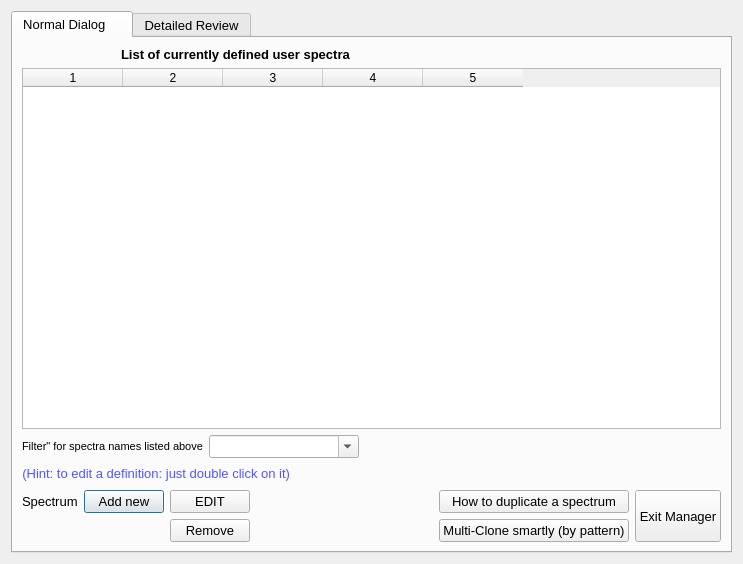
<?xml version="1.0" encoding="UTF-8"?>
<ui version="4.0">
 <class>T4manager_user_spectra</class>
 <widget class="QDialog" name="T4manager_user_spectra">
  <property name="geometry">
   <rect>
    <x>0</x>
    <y>0</y>
    <width>743</width>
    <height>564</height>
   </rect>
  </property>
  <property name="font">
   <font>
    <pointsize>10</pointsize>
   </font>
  </property>
  <property name="windowTitle">
   <string>User-defined spectra Manager</string>
  </property>
  <layout class="QVBoxLayout" name="verticalLayout_4">
   <item>
    <widget class="QTabWidget" name="tabWidget2">
     <property name="currentIndex">
      <number>0</number>
     </property>
     <widget class="QWidget" name="tab">
      <attribute name="title">
       <string>Normal Dialog    </string>
      </attribute>
      <layout class="QVBoxLayout" name="verticalLayout">
       <item>
        <layout class="QHBoxLayout" name="_7">
         <item>
          <widget class="QLabel" name="textLabel1">
           <property name="sizePolicy">
            <sizepolicy hsizetype="Fixed" vsizetype="Fixed">
             <horstretch>0</horstretch>
             <verstretch>0</verstretch>
            </sizepolicy>
           </property>
           <property name="minimumSize">
            <size>
             <width>0</width>
             <height>0</height>
            </size>
           </property>
           <property name="maximumSize">
            <size>
             <width>500</width>
             <height>25</height>
            </size>
           </property>
           <property name="text">
            <string>&lt;html&gt;&lt;head/&gt;&lt;body&gt;&lt;p&gt;&lt;span style=&quot; font-weight:600;&quot;&gt;List of currently defined user spectra&lt;/span&gt;&lt;/p&gt;&lt;/body&gt;&lt;/html&gt;</string>
           </property>
           <property name="alignment">
            <set>Qt::AlignVCenter</set>
           </property>
           <property name="wordWrap">
            <bool>false</bool>
           </property>
          </widget>
         </item>
        </layout>
       </item>
       <item>
        <layout class="QHBoxLayout" name="horizontalLayout_3">
         <item>
          <widget class="QTableWidget" name="table">
           <property name="columnCount">
            <number>5</number>
           </property>
           <column/>
           <column/>
           <column/>
           <column/>
           <column/>
          </widget>
         </item>
        </layout>
       </item>
       <item>
        <layout class="QHBoxLayout" name="horizontalLayout_6">
         <item>
          <layout class="QHBoxLayout" name="_3">
           <item>
            <widget class="QLabel" name="textLabel_filter_info">
             <property name="enabled">
              <bool>true</bool>
             </property>
             <property name="frameShape">
              <enum>QFrame::NoFrame</enum>
             </property>
             <property name="text">
              <string>&lt;html&gt;&lt;head/&gt;&lt;body&gt;&lt;p&gt;&lt;span style=&quot; font-size:small;&quot;&gt;Filter&amp;quot; for spectra names listed above&lt;/span&gt;&lt;/p&gt;&lt;/body&gt;&lt;/html&gt;</string>
             </property>
             <property name="alignment">
              <set>Qt::AlignVCenter</set>
             </property>
             <property name="wordWrap">
              <bool>false</bool>
             </property>
             <property name="indent">
              <number>0</number>
             </property>
            </widget>
           </item>
           <item>
            <widget class="QComboBox" name="ComboBox_filter">
             <property name="enabled">
              <bool>true</bool>
             </property>
             <property name="minimumSize">
              <size>
               <width>150</width>
               <height>0</height>
              </size>
             </property>
             <property name="toolTip">
              <string>Type the string which you want to occur in the names of spectra listed on &quot;spectra available&quot; list</string>
             </property>
             <property name="editable">
              <bool>true</bool>
             </property>
            </widget>
           </item>
          </layout>
         </item>
         <item>
          <spacer name="horizontalSpacer">
           <property name="orientation">
            <enum>Qt::Horizontal</enum>
           </property>
           <property name="sizeHint" stdset="0">
            <size>
             <width>40</width>
             <height>20</height>
            </size>
           </property>
          </spacer>
         </item>
        </layout>
       </item>
       <item>
        <layout class="QHBoxLayout" name="horizontalLayout_8">
         <item>
          <widget class="QLabel" name="textLabel1_2">
           <property name="sizePolicy">
            <sizepolicy hsizetype="Fixed" vsizetype="Fixed">
             <horstretch>0</horstretch>
             <verstretch>0</verstretch>
            </sizepolicy>
           </property>
           <property name="minimumSize">
            <size>
             <width>0</width>
             <height>0</height>
            </size>
           </property>
           <property name="maximumSize">
            <size>
             <width>500</width>
             <height>25</height>
            </size>
           </property>
           <property name="text">
            <string>&lt;p align=&quot;right&quot;&gt;&lt;font color=&quot;#5555ff&quot;&gt;(Hint: to edit a definition:   just double click on it)&lt;/font&gt;&lt;/p&gt;</string>
           </property>
           <property name="alignment">
            <set>Qt::AlignVCenter</set>
           </property>
           <property name="wordWrap">
            <bool>false</bool>
           </property>
          </widget>
         </item>
         <item>
          <spacer name="horizontalSpacer_4">
           <property name="orientation">
            <enum>Qt::Horizontal</enum>
           </property>
           <property name="sizeHint" stdset="0">
            <size>
             <width>40</width>
             <height>20</height>
            </size>
           </property>
          </spacer>
         </item>
        </layout>
       </item>
       <item>
        <layout class="QHBoxLayout" name="horizontalLayout_7">
         <item>
          <layout class="QVBoxLayout" name="verticalLayout_2">
           <item>
            <layout class="QHBoxLayout" name="horizontalLayout">
             <item>
              <widget class="QLabel" name="textLabel1_3">
               <property name="text">
                <string>Spectrum</string>
               </property>
               <property name="wordWrap">
                <bool>false</bool>
               </property>
              </widget>
             </item>
             <item>
              <widget class="QPushButton" name="push_create_new">
               <property name="font">
                <font>
                 <pointsize>10</pointsize>
                </font>
               </property>
               <property name="text">
                <string>Add new</string>
               </property>
               <property name="icon">
                <iconset resource="greware_icons.qrc">
                 <normaloff>:/images/images/gwiazdka.png</normaloff>:/images/images/gwiazdka.png</iconset>
               </property>
              </widget>
             </item>
             <item>
              <widget class="QPushButton" name="push_edit_selected">
               <property name="minimumSize">
                <size>
                 <width>0</width>
                 <height>0</height>
                </size>
               </property>
               <property name="text">
                <string>EDIT</string>
               </property>
               <property name="icon">
                <iconset resource="greware_icons.qrc">
                 <normaloff>:/images/images/pencil.png</normaloff>:/images/images/pencil.png</iconset>
               </property>
              </widget>
             </item>
            </layout>
           </item>
           <item>
            <layout class="QHBoxLayout" name="horizontalLayout_2">
             <item>
              <spacer name="horizontalSpacer_2">
               <property name="orientation">
                <enum>Qt::Horizontal</enum>
               </property>
               <property name="sizeHint" stdset="0">
                <size>
                 <width>40</width>
                 <height>20</height>
                </size>
               </property>
              </spacer>
             </item>
             <item>
              <widget class="QPushButton" name="push_remove_selected">
               <property name="text">
                <string>Remove</string>
               </property>
               <property name="icon">
                <iconset resource="greware_icons.qrc">
                 <normaloff>:/images/images/erase.png</normaloff>:/images/images/erase.png</iconset>
               </property>
              </widget>
             </item>
            </layout>
           </item>
          </layout>
         </item>
         <item>
          <spacer name="horizontalSpacer_3">
           <property name="orientation">
            <enum>Qt::Horizontal</enum>
           </property>
           <property name="sizeHint" stdset="0">
            <size>
             <width>40</width>
             <height>20</height>
            </size>
           </property>
          </spacer>
         </item>
         <item>
          <layout class="QHBoxLayout" name="horizontalLayout_5">
           <item>
            <layout class="QGridLayout" name="gridLayout">
             <item row="0" column="0">
              <widget class="QPushButton" name="push_clone">
               <property name="text">
                <string>How to duplicate a spectrum</string>
               </property>
               <property name="icon">
                <iconset resource="greware_icons.qrc">
                 <normaloff>:/images/images/clone.png</normaloff>:/images/images/clone.png</iconset>
               </property>
              </widget>
             </item>
             <item row="1" column="0">
              <widget class="QPushButton" name="push_A_1_clone">
               <property name="enabled">
                <bool>true</bool>
               </property>
               <property name="text">
                <string>Multi-Clone smartly (by pattern)</string>
               </property>
               <property name="icon">
                <iconset resource="greware_icons.qrc">
                 <normaloff>:/images/images/clone.png</normaloff>:/images/images/clone.png</iconset>
               </property>
              </widget>
             </item>
            </layout>
           </item>
           <item>
            <widget class="QPushButton" name="push_exit">
             <property name="sizePolicy">
              <sizepolicy hsizetype="Minimum" vsizetype="Preferred">
               <horstretch>0</horstretch>
               <verstretch>0</verstretch>
              </sizepolicy>
             </property>
             <property name="text">
              <string>Exit Manager</string>
             </property>
            </widget>
           </item>
          </layout>
         </item>
        </layout>
       </item>
      </layout>
     </widget>
     <widget class="QWidget" name="tab_2">
      <attribute name="title">
       <string>Detailed Review</string>
      </attribute>
      <layout class="QVBoxLayout" name="verticalLayout_3">
       <item>
        <widget class="QLabel" name="textLabel1_2_2">
         <property name="minimumSize">
          <size>
           <width>0</width>
           <height>0</height>
          </size>
         </property>
         <property name="maximumSize">
          <size>
           <width>32000</width>
           <height>25</height>
          </size>
         </property>
         <property name="text">
          <string>&lt;html&gt;&lt;head/&gt;&lt;body&gt;&lt;p align=&quot;right&quot;&gt;&lt;span style=&quot; color:#0000ff;&quot;&gt;to edit with the wizard: double click a row&lt;/span&gt;&lt;/p&gt;&lt;/body&gt;&lt;/html&gt;</string>
         </property>
         <property name="alignment">
          <set>Qt::AlignVCenter</set>
         </property>
         <property name="wordWrap">
          <bool>false</bool>
         </property>
        </widget>
       </item>
       <item>
        <widget class="QTableWidget" name="review">
         <property name="columnCount">
          <number>13</number>
         </property>
         <column/>
         <column/>
         <column/>
         <column/>
         <column/>
         <column/>
         <column/>
         <column/>
         <column/>
         <column/>
         <column/>
         <column/>
         <column/>
        </widget>
       </item>
       <item>
        <layout class="QHBoxLayout" name="horizontalLayout_4">
         <item>
          <widget class="QPushButton" name="push_log">
           <property name="text">
            <string>Save Review as a file (with semicolons as column separators)</string>
           </property>
          </widget>
         </item>
         <item>
          <spacer name="spacer2_2">
           <property name="orientation">
            <enum>Qt::Horizontal</enum>
           </property>
           <property name="sizeType">
            <enum>QSizePolicy::Expanding</enum>
           </property>
           <property name="sizeHint" stdset="0">
            <size>
             <width>121</width>
             <height>21</height>
            </size>
           </property>
          </spacer>
         </item>
         <item>
          <widget class="QPushButton" name="push_exit_2">
           <property name="sizePolicy">
            <sizepolicy hsizetype="Minimum" vsizetype="Preferred">
             <horstretch>0</horstretch>
             <verstretch>0</verstretch>
            </sizepolicy>
           </property>
           <property name="text">
            <string>Exit the Manager</string>
           </property>
          </widget>
         </item>
        </layout>
       </item>
      </layout>
     </widget>
    </widget>
   </item>
  </layout>
 </widget>
 <tabstops>
  <tabstop>table</tabstop>
  <tabstop>ComboBox_filter</tabstop>
  <tabstop>push_edit_selected</tabstop>
  <tabstop>push_clone</tabstop>
  <tabstop>push_create_new</tabstop>
  <tabstop>push_A_1_clone</tabstop>
  <tabstop>push_exit</tabstop>
  <tabstop>review</tabstop>
  <tabstop>push_log</tabstop>
  <tabstop>push_exit_2</tabstop>
 </tabstops>
 <resources>
  <include location="greware_icons.qrc"/>
 </resources>
 <connections>
  <connection>
   <sender>push_exit</sender>
   <signal>clicked()</signal>
   <receiver>T4manager_user_spectra</receiver>
   <slot>accept()</slot>
   <hints>
    <hint type="sourcelabel">
     <x>613</x>
     <y>512</y>
    </hint>
    <hint type="destinationlabel">
     <x>646</x>
     <y>560</y>
    </hint>
   </hints>
  </connection>
  <connection>
   <sender>push_exit_2</sender>
   <signal>clicked()</signal>
   <receiver>T4manager_user_spectra</receiver>
   <slot>accept()</slot>
   <hints>
    <hint type="sourcelabel">
     <x>635</x>
     <y>529</y>
    </hint>
    <hint type="destinationlabel">
     <x>562</x>
     <y>559</y>
    </hint>
   </hints>
  </connection>
 </connections>
</ui>
